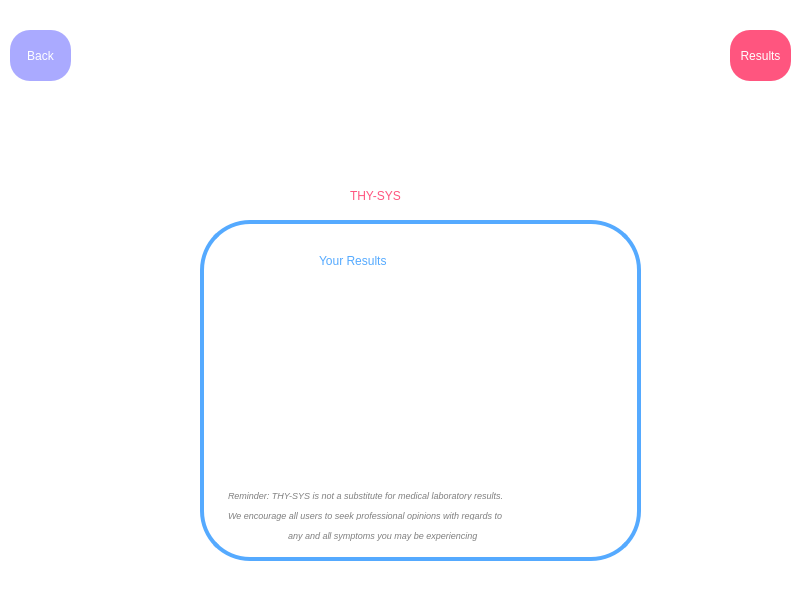
<?xml version="1.0" encoding="UTF-8"?>
<ui version="4.0">
 <class>Form</class>
 <widget class="QWidget" name="Form">
  <property name="geometry">
   <rect>
    <x>0</x>
    <y>0</y>
    <width>798</width>
    <height>600</height>
   </rect>
  </property>
  <property name="windowTitle">
   <string>Form</string>
  </property>
  <property name="styleSheet">
   <string notr="true">background-color: rgb(255, 255, 255);</string>
  </property>
  <widget class="QLabel" name="label">
   <property name="geometry">
    <rect>
     <x>320</x>
     <y>20</y>
     <width>191</width>
     <height>161</height>
    </rect>
   </property>
   <property name="text">
    <string/>
   </property>
   <property name="pixmap">
    <pixmap>thyroid.png</pixmap>
   </property>
   <property name="scaledContents">
    <bool>true</bool>
   </property>
  </widget>
  <widget class="QLabel" name="label_2">
   <property name="geometry">
    <rect>
     <x>350</x>
     <y>180</y>
     <width>141</width>
     <height>31</height>
    </rect>
   </property>
   <property name="styleSheet">
    <string notr="true">color: rgb(255, 85, 127);
font: 87 18pt &quot;Arial Black&quot;;
</string>
   </property>
   <property name="text">
    <string>THY-SYS</string>
   </property>
  </widget>
  <widget class="QPushButton" name="Back">
   <property name="geometry">
    <rect>
     <x>10</x>
     <y>30</y>
     <width>61</width>
     <height>51</height>
    </rect>
   </property>
   <property name="styleSheet">
    <string notr="true">color: rgb(255, 255, 255);
background-color: rgb(170, 170, 255);
border-radius:20px;</string>
   </property>
   <property name="text">
    <string>Back</string>
   </property>
  </widget>
  <widget class="QWidget" name="widget" native="true">
   <property name="geometry">
    <rect>
     <x>200</x>
     <y>220</y>
     <width>441</width>
     <height>341</height>
    </rect>
   </property>
   <property name="styleSheet">
    <string notr="true">border: 4px solid rgb(85, 170, 255);
border-radius: 50px;
padding: 6px;</string>
   </property>
   <widget class="QLabel" name="label_3">
    <property name="geometry">
     <rect>
      <x>110</x>
      <y>20</y>
      <width>241</width>
      <height>41</height>
     </rect>
    </property>
    <property name="styleSheet">
     <string notr="true">color: rgb(85, 170, 255);
font: 87 18pt &quot;Arial Black&quot;;
border: rgb(255, 255, 255);
</string>
    </property>
    <property name="text">
     <string>Your Results</string>
    </property>
   </widget>
   <widget class="QLabel" name="results">
    <property name="geometry">
     <rect>
      <x>10</x>
      <y>120</y>
      <width>421</width>
      <height>91</height>
     </rect>
    </property>
    <property name="font">
     <font>
      <family>Arial Black</family>
      <pointsize>23</pointsize>
      <weight>12</weight>
      <italic>false</italic>
      <bold>false</bold>
     </font>
    </property>
    <property name="styleSheet">
     <string notr="true">color: rgb(170, 85, 255);
font: 97 23pt &quot;Arial Black&quot;;
border: rgb(255, 255, 255);
text-align:center;
</string>
    </property>
    <property name="text">
     <string/>
    </property>
   </widget>
   <widget class="QLabel" name="label_4">
    <property name="geometry">
     <rect>
      <x>20</x>
      <y>260</y>
      <width>411</width>
      <height>31</height>
     </rect>
    </property>
    <property name="font">
     <font>
      <family>Arial</family>
      <pointsize>7</pointsize>
      <italic>true</italic>
     </font>
    </property>
    <property name="styleSheet">
     <string notr="true">color:rgb(127, 127, 127);
border:white;</string>
    </property>
    <property name="text">
     <string>Reminder: THY-SYS is not a substitute for medical laboratory results.</string>
    </property>
   </widget>
   <widget class="QLabel" name="label_5">
    <property name="geometry">
     <rect>
      <x>20</x>
      <y>280</y>
      <width>411</width>
      <height>31</height>
     </rect>
    </property>
    <property name="font">
     <font>
      <family>Arial</family>
      <pointsize>7</pointsize>
      <italic>true</italic>
     </font>
    </property>
    <property name="styleSheet">
     <string notr="true">color:rgb(127, 127, 127);
border:white;</string>
    </property>
    <property name="text">
     <string>We encourage all users to seek professional opinions with regards to</string>
    </property>
   </widget>
   <widget class="QLabel" name="label_6">
    <property name="geometry">
     <rect>
      <x>80</x>
      <y>300</y>
      <width>281</width>
      <height>31</height>
     </rect>
    </property>
    <property name="font">
     <font>
      <family>Arial</family>
      <pointsize>7</pointsize>
      <italic>true</italic>
     </font>
    </property>
    <property name="styleSheet">
     <string notr="true">color:rgb(127, 127, 127);
border:white;</string>
    </property>
    <property name="text">
     <string>any and all symptoms you may be experiencing</string>
    </property>
   </widget>
  </widget>
  <widget class="QPushButton" name="myResults">
   <property name="geometry">
    <rect>
     <x>730</x>
     <y>30</y>
     <width>61</width>
     <height>51</height>
    </rect>
   </property>
   <property name="styleSheet">
    <string notr="true">color: rgb(255, 255, 255);
background-color:rgb(255, 85, 127);
border-radius:20px;</string>
   </property>
   <property name="text">
    <string>Results</string>
   </property>
  </widget>
  <zorder>widget</zorder>
  <zorder>label</zorder>
  <zorder>label_2</zorder>
  <zorder>Back</zorder>
  <zorder>myResults</zorder>
 </widget>
 <resources/>
 <connections/>
</ui>
